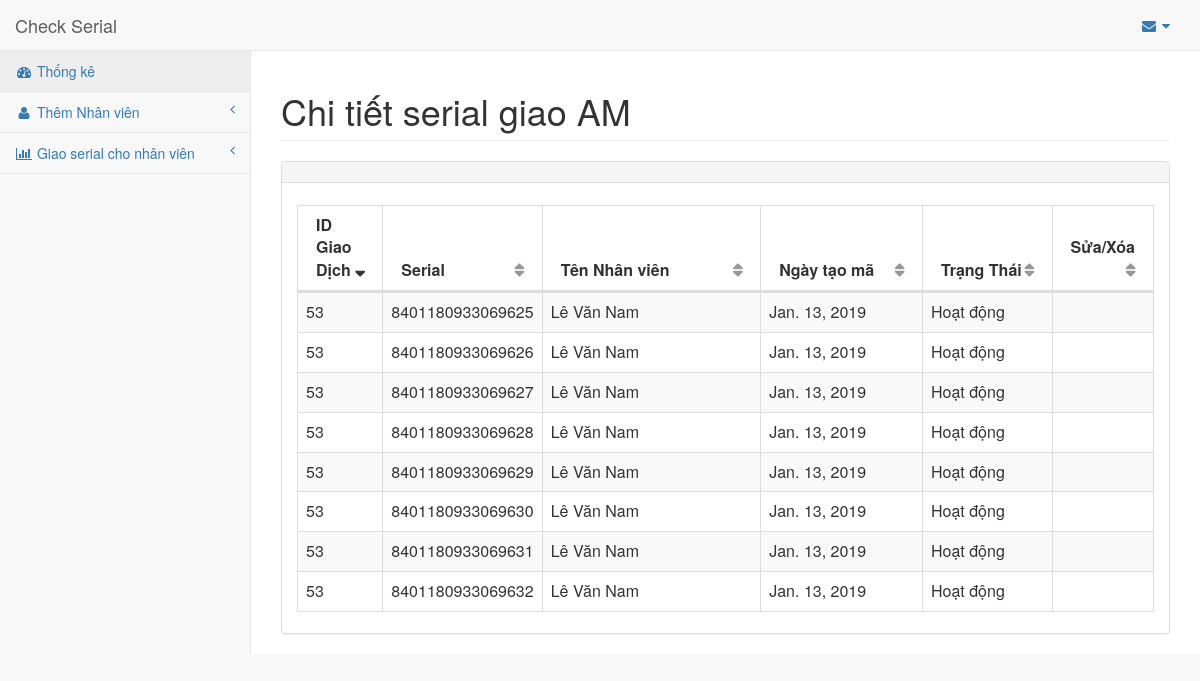
/trans/list/em/14, run on an earlier commit of the app's database.
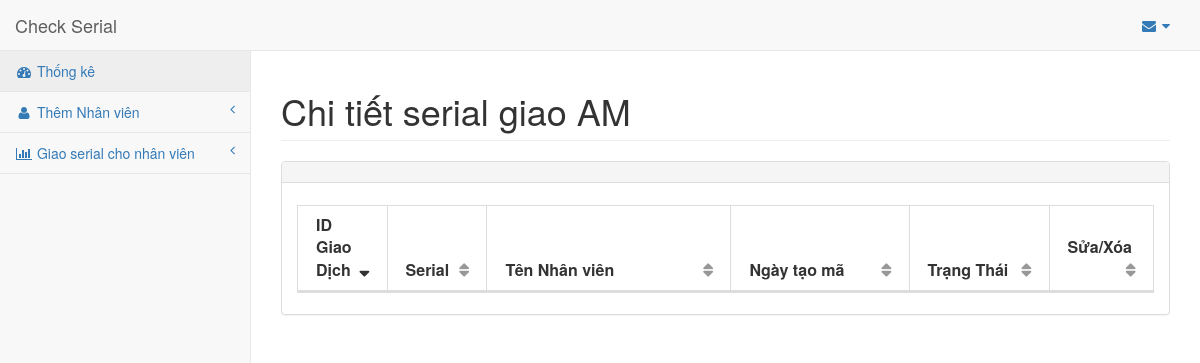
And on a later commit of the database.
### PagesApp/models.py (models this page shows, shortened)
class GiaoDichDetail(models.Model):
    gd = models.ForeignKey(GiaoDich, on_delete=models.CASCADE)
    em = models.ForeignKey(Employee, on_delete=models.CASCADE)
    status = models.SmallIntegerField(max_length=2)
    create_date = models.DateField('date created')
    serial = models.BigIntegerField()
    note = models.CharField(max_length=250, null=True)

class GiaoDich(models.Model):
    em = models.ForeignKey(Employee, on_delete=models.CASCADE)
    create_date = models.DateField('Ngày tạo')
    status = models.SmallIntegerField(max_length=2)
    from_serial = models.BigIntegerField()
    to_serial = models.BigIntegerField()

class Employee(models.Model):
    em_create_date = models.DateField('Ngày tạo')
    em_code = models.CharField(max_length=50, unique=True)
    em_name = models.CharField(max_length=200)
    status = models.SmallIntegerField(max_length=2)

### PagesApp/views.py (the view)
# urls.py: path('trans/list/em/<int:em_id>', views.list_trans_em, name='etlist'),
def list_trans_em(request, em_id):
    tran_detail_list = GiaoDichDetail.objects.filter(em_id=em_id).order_by('-create_date')
    td_dict = {'td': tran_detail_list}
    return render(request, 'pages/trans/list_detail.html', context=td_dict)

### templates/pages/trans/list_detail.html (shortened to what this page needs)
{% extends 'base.html' %}
{% block content %}
<div class="row">
  <div class="col-lg-12">
      <h1 class="page-header">Chi tiết serial giao AM</h1>
  </div>
</div>
<div class="row">
  <div class="col-lg-12">
    <div class="panel panel-default">
      <div class="panel-heading">
      </div>
      <div class="panel-body">
        <div id="dataTables-example_wrapper" class="dataTables_wrapper form-inline dt-bootstrap no-footer">
          <div class="row">
            <div class="col-sm-6">
            </div>
            <div class="col-sm-6">
            </div>
          </div>
          <div class="row">
            <div class="col-sm-12">
              <table width="100%" class="table table-striped table-bordered table-hover dataTable no-footer dtr-inline" id="dataTables-example" role="grid" aria-describedby="dataTables-example_info" style="width: 100%;">
                <thead>
                  <tr role="row">
                    <th class="sorting_desc" tabindex="0" aria-controls="dataTables-example" rowspan="1" colspan="1" aria-label="Rendering engine: activate to sort column ascending" style="width: 50px;" aria-sort="descending">
                      ID Giao Dịch
                    </th>
                    <th class="sorting" tabindex="0" aria-controls="dataTables-example" rowspan="1" colspan="1" aria-label="Browser: activate to sort column ascending" style="width: 60px;">
                      Serial
                    </th>
                    <th class="sorting" tabindex="0" aria-controls="dataTables-example" rowspan="1" colspan="1" aria-label="Platform(s): activate to sort column ascending" style="width: 200px;">
                      Tên Nhân viên
                    </th>
                    <th class="sorting" tabindex="0" aria-controls="dataTables-example" rowspan="1" colspan="1" aria-label="Engine version: activate to sort column ascending" style="width: 136px;">
                      Ngày tạo mã
                    </th>
                    <th class="sorting" tabindex="0" aria-controls="dataTables-example" rowspan="1" colspan="1" aria-label="CSS grade: activate to sort column ascending" style="width: 99px;">
                      Trạng Thái
                    </th>
                    <th class="sorting" tabindex="0" aria-controls="dataTables-example" rowspan="1" colspan="1" aria-label="CSS grade: activate to sort column ascending" style="width: 50px;">
                      Sửa/Xóa
                    </th>
                  </tr>
                </thead>
                {% if td %}
                <tbody>
                  {% for d in td %}
                  <tr>
                    <td>{{ d.gd.id }}</td>
                    <td>{{ d.serial }}</td>
                    <td>{{ d.em.em_name }}</td>
                    <td class="center">{{ d.create_date }}</td>
                    {%if d.status == 1 %}
                    <td class="center">Hoạt động</td>
                    {% else %}
                    <td class="center">Không hoạt động</td>
                    {% endif %}
                    <td class="center">
                    </td>
                  </tr>
                  {% endfor %}
                </tbody>
                {% endif %}
              </table>
            </div>
          </div>
        </div>
      </div>
    </div>
  </div>
</div>
{% endblock %}

### templates/base.html (shortened to what this page needs)
{% load static %}
<html lang="vi">
<head>
    <link rel="stylesheet" href="{% static 'vendor/bootstrap/css/bootstrap.min.css' %}" >
    <link rel="stylesheet" href="{% static 'vendor/metisMenu/metisMenu.min.css' %}" >
    <link rel="stylesheet" href="{% static 'vendor/datatables-plugins/dataTables.bootstrap.css' %}">
    <link rel="stylesheet" href="{% static 'vendor/datatables-responsive/dataTables.responsive.css' %}">
    <link rel="stylesheet" href="{% static 'dist/css/sb-admin-2.css' %}" >
    <link rel="stylesheet" type="text/css" href="{% static 'vendor/font-awesome/css/font-awesome.min.css' %}" >
</head>
<body>
  <div id='wrapper'>
    <nav class="navbar navbar-default navbar-static-top" role="navigation" style="margin-bottom: 0">
      {% include 'partials/_navtop.html' %}
      {% include 'partials/_navside.html' %}
    </nav>
    <div id="page-wrapper">
      {% block content %} {% endblock %}
    </div>
  </div>
</body>
</html>

### templates/partials/_navtop.html (shortened to what this page needs)
<div class="navbar-header">
    <a class="navbar-brand" href="index.html">Check Serial</a>
</div>
<ul class="nav navbar-top-links navbar-right">
    <li class="dropdown">
        <a class="dropdown-toggle" data-toggle="dropdown" href="#">
            <i class="fa fa-envelope fa-fw"></i> <i class="fa fa-caret-down"></i>
        </a>
    </li>
</ul>

### templates/partials/_navside.html (shortened to what this page needs)
<div class="navbar-default sidebar" role="navigation">
    <div class="sidebar-nav navbar-collapse">
        <ul class="nav in" id="side-menu">
            <li>
                <a href="{% url 'dash' %}" class="active"><i class="fa fa-dashboard fa-fw"></i> Thống kê</a>
            </li>
            <li>
                <a href="#"><i class="fa fa-user fa-fw"></i> Thêm Nhân viên<span class="fa arrow"></span></a>
            </li>
            <li>
                <a href="#"><i class="fa fa-bar-chart-o fa-fw"></i> Giao serial cho nhân viên<span class="fa arrow"></span></a>
            </li>
        </ul>
    </div>
</div>

What changed in the data, as far as the page shows it:
removed GiaoDichDetail: gd.id "53", serial "8401180933069625", em.em_name "Lê Văn Nam", create_date "Jan. 13, 2019", status "Hoạt động"
removed GiaoDichDetail: gd.id "53", serial "8401180933069626", em.em_name "Lê Văn Nam", create_date "Jan. 13, 2019", status "Hoạt động"
removed GiaoDichDetail: gd.id "53", serial "8401180933069627", em.em_name "Lê Văn Nam", create_date "Jan. 13, 2019", status "Hoạt động"
removed GiaoDichDetail: gd.id "53", serial "8401180933069628", em.em_name "Lê Văn Nam", create_date "Jan. 13, 2019", status "Hoạt động"
removed GiaoDichDetail: gd.id "53", serial "8401180933069629", em.em_name "Lê Văn Nam", create_date "Jan. 13, 2019", status "Hoạt động"
removed GiaoDichDetail: gd.id "53", serial "8401180933069630", em.em_name "Lê Văn Nam", create_date "Jan. 13, 2019", status "Hoạt động"
removed GiaoDichDetail: gd.id "53", serial "8401180933069631", em.em_name "Lê Văn Nam", create_date "Jan. 13, 2019", status "Hoạt động"
removed GiaoDichDetail: gd.id "53", serial "8401180933069632", em.em_name "Lê Văn Nam", create_date "Jan. 13, 2019", status "Hoạt động"
